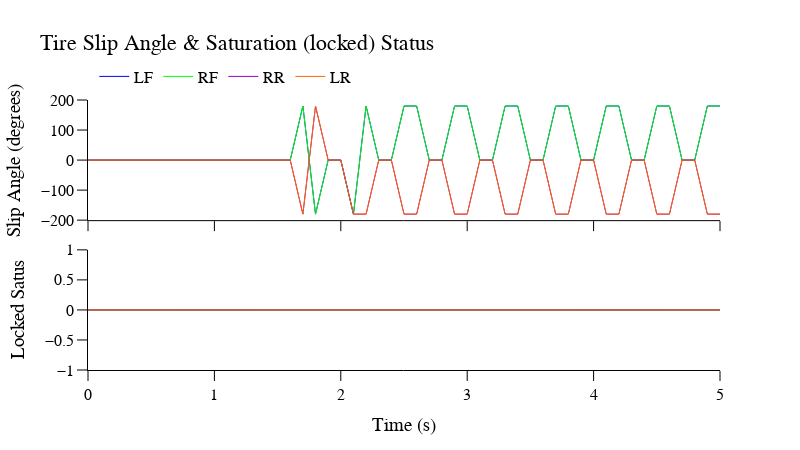

Write notebook code for a chart like this one.
### Markdown cell above
### Tire Details

### Code cell
motion.tire_detail()

### Figure 1 — Plotly figure (JSON) as saved in the notebook; plotly's stock layout.template omitted (floating-point values rounded to 4 significant figures)
{"data": [{"line": {"color": "rgb(0, 0, 255)", "dash": "solid", "width": 1}, "mode": "lines", "name": "LF", "type": "scatter", "x": [0, 0.1, 0.2, 0.3, 0.4, 0.5, 0.6, 0.7, 0.8, 0.9, 1, 1.1, 1.2, 1.3, 1.4, 1.5, 1.6, 1.7, 1.8, 1.9, 2, 2.1, 2.2, 2.3, 2.4, 2.5, 2.6, 2.7, 2.8, 2.9, 3, 3.1, 3.2, 3.3, 3.4, 3.5, 3.6, 3.7, 3.8, 3.9, 4, 4.1, 4.2, 4.3, 4.4, 4.5, 4.6, 4.7, 4.8, 4.9, 5], "xaxis": "x", "y": [0, 0, 0, 0, 0, 0, 0, 0, 0, 0, 0, 0, 0, 0, 0, 0, 0, 180, -180.0, 6.083e-14, 1.004e-13, -180.0, 180.0, 6.705e-13, 1.391e-12, 180.0, 180.0, 2.059e-11, 4.652e-11, 180.0, 180.0, 7.156e-10, 1.638e-09, 180.0, 180.0, 2.493e-08, 5.709e-08, 180.0, 180.0, 8.681e-07, 1.988e-06, 180.0, 180.0, 3.023e-05, 6.924e-05, 180.0, 180.0, 0.001053, 0.002411, 180.0, 180.0], "yaxis": "y"}, {"line": {"color": "rgb(0, 255, 0)", "dash": "solid", "width": 1}, "mode": "lines", "name": "RF", "type": "scatter", "x": [0, 0.1, 0.2, 0.3, 0.4, 0.5, 0.6, 0.7, 0.8, 0.9, 1, 1.1, 1.2, 1.3, 1.4, 1.5, 1.6, 1.7, 1.8, 1.9, 2, 2.1, 2.2, 2.3, 2.4, 2.5, 2.6, 2.7, 2.8, 2.9, 3, 3.1, 3.2, 3.3, 3.4, 3.5, 3.6, 3.7, 3.8, 3.9, 4, 4.1, 4.2, 4.3, 4.4, 4.5, 4.6, 4.7, 4.8, 4.9, 5], "xaxis": "x", "y": [0, 0, 0, 0, 0, 0, 0, 0, 0, 0, 0, 0, 0, 0, 0, 0, 0, 180, -180.0, 6.083e-14, 1.004e-13, -180.0, 180.0, 6.705e-13, 1.391e-12, 180.0, 180.0, 2.059e-11, 4.652e-11, 180.0, 180.0, 7.156e-10, 1.638e-09, 180.0, 180.0, 2.493e-08, 5.709e-08, 180.0, 180.0, 8.681e-07, 1.988e-06, 180.0, 180.0, 3.023e-05, 6.924e-05, 180.0, 180.0, 0.001053, 0.002411, 180.0, 180.0], "yaxis": "y"}, {"line": {"color": "rgb(153, 0, 204)", "dash": "solid", "width": 1}, "mode": "lines", "name": "RR", "type": "scatter", "x": [0, 0.1, 0.2, 0.3, 0.4, 0.5, 0.6, 0.7, 0.8, 0.9, 1, 1.1, 1.2, 1.3, 1.4, 1.5, 1.6, 1.7, 1.8, 1.9, 2, 2.1, 2.2, 2.3, 2.4, 2.5, 2.6, 2.7, 2.8, 2.9, 3, 3.1, 3.2, 3.3, 3.4, 3.5, 3.6, 3.7, 3.8, 3.9, 4, 4.1, 4.2, 4.3, 4.4, 4.5, 4.6, 4.7, 4.8, 4.9, 5], "xaxis": "x", "y": [0, 0, 0, 0, 0, 0, 0, 0, 0, 0, 0, 0, 0, 0, 0, 0, 0, -180, 180, -4.19e-14, -9.035e-14, -180.0, -180.0, -1.717e-12, -4.023e-12, -180.0, -180.0, -5.782e-11, -1.27e-10, -180.0, -180.0, -2.016e-09, -4.429e-09, -180.0, -180.0, -7.022e-08, -1.543e-07, -180.0, -180.0, -2.445e-06, -5.372e-06, -180.0, -180.0, -8.516e-05, -0.0001871, -180.0, -180.0, -0.002966, -0.006515, -180.0, -179.9], "yaxis": "y"}, {"line": {"color": "rgb(255, 102, 0)", "dash": "solid", "width": 1}, "mode": "lines", "name": "LR", "type": "scatter", "x": [0, 0.1, 0.2, 0.3, 0.4, 0.5, 0.6, 0.7, 0.8, 0.9, 1, 1.1, 1.2, 1.3, 1.4, 1.5, 1.6, 1.7, 1.8, 1.9, 2, 2.1, 2.2, 2.3, 2.4, 2.5, 2.6, 2.7, 2.8, 2.9, 3, 3.1, 3.2, 3.3, 3.4, 3.5, 3.6, 3.7, 3.8, 3.9, 4, 4.1, 4.2, 4.3, 4.4, 4.5, 4.6, 4.7, 4.8, 4.9, 5], "xaxis": "x", "y": [0, 0, 0, 0, 0, 0, 0, 0, 0, 0, 0, 0, 0, 0, 0, 0, 0, -180, 180, -4.19e-14, -9.035e-14, -180.0, -180.0, -1.717e-12, -4.023e-12, -180.0, -180.0, -5.782e-11, -1.27e-10, -180.0, -180.0, -2.016e-09, -4.429e-09, -180.0, -180.0, -7.022e-08, -1.543e-07, -180.0, -180.0, -2.445e-06, -5.372e-06, -180.0, -180.0, -8.516e-05, -0.0001871, -180.0, -180.0, -0.002966, -0.006515, -180.0, -179.9], "yaxis": "y"}, {"line": {"color": "rgb(0, 0, 255)", "dash": "solid", "width": 1}, "mode": "lines", "name": "LF", "showlegend": false, "type": "scatter", "x": [0, 0.1, 0.2, 0.3, 0.4, 0.5, 0.6, 0.7, 0.8, 0.9, 1, 1.1, 1.2, 1.3, 1.4, 1.5, 1.6, 1.7, 1.8, 1.9, 2, 2.1, 2.2, 2.3, 2.4, 2.5, 2.6, 2.7, 2.8, 2.9, 3, 3.1, 3.2, 3.3, 3.4, 3.5, 3.6, 3.7, 3.8, 3.9, 4, 4.1, 4.2, 4.3, 4.4, 4.5, 4.6, 4.7, 4.8, 4.9, 5], "xaxis": "x2", "y": [0, 0, 0, 0, 0, 0, 0, 0, 0, 0, 0, 0, 0, 0, 0, 0, 0, 0, 0, 0, 0, 0, 0, 0, 0, 0, 0, 0, 0, 0, 0, 0, 0, 0, 0, 0, 0, 0, 0, 0, 0, 0, 0, 0, 0, 0, 0, 0, 0, 0, 0], "yaxis": "y2"}, {"line": {"color": "rgb(0, 255, 0)", "dash": "solid", "width": 1}, "mode": "lines", "name": "RF", "showlegend": false, "type": "scatter", "x": [0, 0.1, 0.2, 0.3, 0.4, 0.5, 0.6, 0.7, 0.8, 0.9, 1, 1.1, 1.2, 1.3, 1.4, 1.5, 1.6, 1.7, 1.8, 1.9, 2, 2.1, 2.2, 2.3, 2.4, 2.5, 2.6, 2.7, 2.8, 2.9, 3, 3.1, 3.2, 3.3, 3.4, 3.5, 3.6, 3.7, 3.8, 3.9, 4, 4.1, 4.2, 4.3, 4.4, 4.5, 4.6, 4.7, 4.8, 4.9, 5], "xaxis": "x2", "y": [0, 0, 0, 0, 0, 0, 0, 0, 0, 0, 0, 0, 0, 0, 0, 0, 0, 0, 0, 0, 0, 0, 0, 0, 0, 0, 0, 0, 0, 0, 0, 0, 0, 0, 0, 0, 0, 0, 0, 0, 0, 0, 0, 0, 0, 0, 0, 0, 0, 0, 0], "yaxis": "y2"}, {"line": {"color": "rgb(153, 0, 204)", "dash": "solid", "width": 1}, "mode": "lines", "name": "RR", "showlegend": false, "type": "scatter", "x": [0, 0.1, 0.2, 0.3, 0.4, 0.5, 0.6, 0.7, 0.8, 0.9, 1, 1.1, 1.2, 1.3, 1.4, 1.5, 1.6, 1.7, 1.8, 1.9, 2, 2.1, 2.2, 2.3, 2.4, 2.5, 2.6, 2.7, 2.8, 2.9, 3, 3.1, 3.2, 3.3, 3.4, 3.5, 3.6, 3.7, 3.8, 3.9, 4, 4.1, 4.2, 4.3, 4.4, 4.5, 4.6, 4.7, 4.8, 4.9, 5], "xaxis": "x2", "y": [0, 0, 0, 0, 0, 0, 0, 0, 0, 0, 0, 0, 0, 0, 0, 0, 0, 0, 0, 0, 0, 0, 0, 0, 0, 0, 0, 0, 0, 0, 0, 0, 0, 0, 0, 0, 0, 0, 0, 0, 0, 0, 0, 0, 0, 0, 0, 0, 0, 0, 0], "yaxis": "y2"}, {"line": {"color": "rgb(255, 102, 0)", "dash": "solid", "width": 1}, "mode": "lines", "name": "LR", "showlegend": false, "type": "scatter", "x": [0, 0.1, 0.2, 0.3, 0.4, 0.5, 0.6, 0.7, 0.8, 0.9, 1, 1.1, 1.2, 1.3, 1.4, 1.5, 1.6, 1.7, 1.8, 1.9, 2, 2.1, 2.2, 2.3, 2.4, 2.5, 2.6, 2.7, 2.8, 2.9, 3, 3.1, 3.2, 3.3, 3.4, 3.5, 3.6, 3.7, 3.8, 3.9, 4, 4.1, 4.2, 4.3, 4.4, 4.5, 4.6, 4.7, 4.8, 4.9, 5], "xaxis": "x2", "y": [0, 0, 0, 0, 0, 0, 0, 0, 0, 0, 0, 0, 0, 0, 0, 0, 0, 0, 0, 0, 0, 0, 0, 0, 0, 0, 0, 0, 0, 0, 0, 0, 0, 0, 0, 0, 0, 0, 0, 0, 0, 0, 0, 0, 0, 0, 0, 0, 0, 0, 0], "yaxis": "y2"}], "layout": {"autosize": false, "font": {"color": "black", "family": "Arial", "size": 16}, "height": 450, "legend": {"orientation": "h", "x": 0.01, "xanchor": "left", "y": 1.15, "yanchor": "top"}, "title": {"text": "Tire Slip Angle & Saturation (locked) Status"}, "width": 800, "xaxis": {"anchor": "y", "domain": [0, 1], "linecolor": "black", "linewidth": 1, "matches": "x2", "showgrid": false, "showline": true, "showticklabels": false, "tickcolor": "black", "ticklen": 10, "ticks": "outside", "tickwidth": 1, "title": {"text": ""}, "zeroline": false}, "xaxis2": {"anchor": "y2", "domain": [0, 1], "linecolor": "black", "linewidth": 1, "showgrid": false, "showline": true, "tickcolor": "black", "ticklen": 10, "ticks": "outside", "tickwidth": 1, "title": {"text": "Time (s)"}, "zeroline": false}, "yaxis": {"anchor": "x", "domain": [0.555, 1], "linecolor": "black", "linewidth": 1, "showgrid": false, "showline": true, "tickcolor": "black", "ticklen": 10, "ticks": "outside", "tickwidth": 1, "title": {"text": "Slip Angle (degrees)"}, "zeroline": false}, "yaxis2": {"anchor": "x2", "domain": [0, 0.445], "linecolor": "black", "linewidth": 1, "showgrid": false, "showline": true, "tickcolor": "black", "ticklen": 10, "ticks": "outside", "tickwidth": 1, "title": {"text": "Locked Satus"}, "zeroline": false}}}
